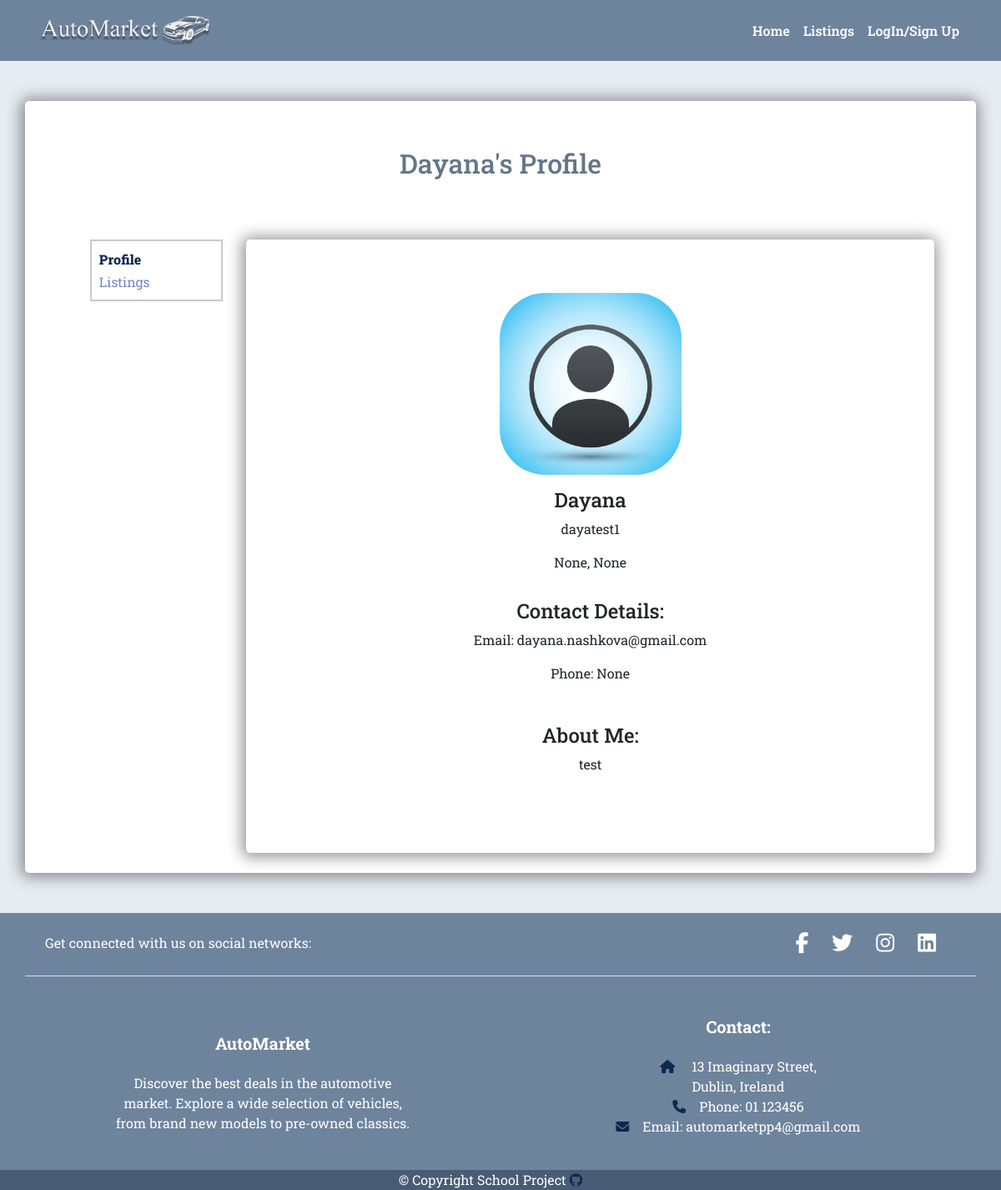
The app's page /users/user-account/82606cfa-b8c6-4535-a5a4-e9001ca09401/, older data.
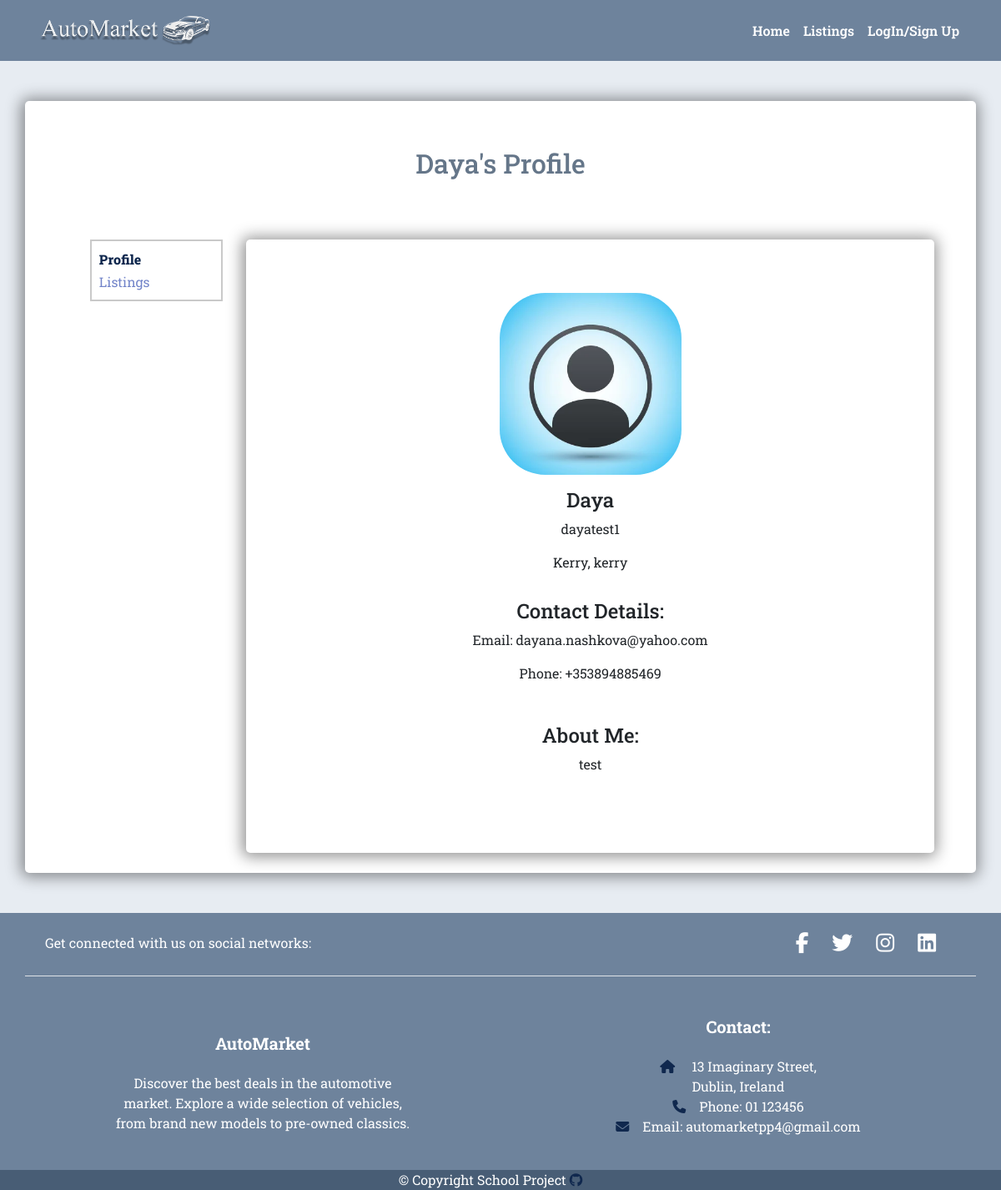
The same page, newer data.
### users/models.py (models this page shows, shortened)
class Profile(models.Model):
    user = models.OneToOneField(
        User, on_delete=models.CASCADE, blank=True, null=True)
    username = models.CharField(max_length=200, blank=False, null=True)
    name = models.CharField(max_length=200, blank=False, null=True)
    email = models.EmailField(max_length=300, blank=False, null=True)
    phone = models.CharField(max_length=100, blank=True, null=True)
    town = models.CharField(max_length=100, blank=True, null=True)
    county = models.CharField(max_length=100, choices=choices.COUNTIES)
    profile_image = models.ImageField(
        upload_to='users/', blank=True,
        null=True)
    about_me = models.TextField(blank=True, null=True)
    created = models.DateTimeField(auto_now_add=True)
    id = models.UUIDField(default=uuid.uuid4, unique=True,
                          editable=False, primary_key=True)

### users/views.py (the view)
# urls.py: path('user-account/<str:pk>/', views.user_account, name='user-account'),
def user_account(request, pk):
    profile = Profile.objects.get(id=pk)
    listings = profile.listing_set.all()
    context = {
        'profile': profile,
        'listings': listings
    }
    return render(request, 'users/user_account.html', context)

### users/templates/users/user_account.html (shortened to what this page needs)
{% extends 'base.html' %}
{% load humanize %}
{% load static %}
{% block content %}
<section class="profile">
    <div class="container">
        <div class="row">
            <div class="col-12 mx-auto text-center my-5 p-2 shadow-container">
                <h2 class="py-5">{{ profile.name }}'s Profile</h2>
                <div class="container">
                    <div class="row justify-content-center profile-row">
                        <div class="col-12 col-lg-2 m-3">
                            <div class="container sidebar text-start p-2 border-container">
                                <div class="row">
                                    <div class="col-12">
                                        <a href="{% url 'user-account' profile.id %}" class="btn btn-sidebar p-0 active">Profile</a>
                                    </div>
                                </div>
                                <div class="row">
                                    <div class="col-12">
                                        <a href="{% url 'user-account-listings' profile.id %}" class="btn btn-sidebar p-0">Listings</a>
                                    </div>
                                </div>
                            </div>
                        </div>
                        <div class="col-12 col-lg-9 my-3 py-5 shadow-container" id="profile-container">
                            <div class="row d-flex justify-content-center">
                                <div class="image-container p-3">
                                    <img class="profile-image" src="{{ profile.profile_image.url }}"
                                        alt="user profile image">
                                </div>
                            </div>
                            <div class="row">
                                <h4>{{ profile.name }}</h4>
                                <p>{{ profile.username }}</p>
                                <p>{{ profile.town }}, {{ profile.county }}</p>
                            </div>
                            <div class="row p-3  d-flex flex-column align-items-center">
                                <h4>Contact Details:</h4>
                                <div class="col-12 text-center m-auto">
                                    <p>Email: {{ profile.email }}</p>
                                    <p>Phone: {{ profile.phone }}</p>
                                </div>
                            </div>
                            <div class="row p-3">
                                <h4>About Me:</h4>
                                <div class="col px-2">
                                    <p>{{ profile.about_me }} </p>
                                </div>
                            </div>
                        </div>
                    </div>
                </div>
            </div>
        </div>
    </div>
</section>
{% endblock content %}

Row changes from the older to the newer data that the page shows:
changed Profile "dayatest1": name "Dayana" → "Daya"; town "None" → "Kerry"; county "None" → "kerry"; email "dayana.nashkova@gmail.com" → "dayana.nashkova@yahoo.com"; phone "None" → "+353894885469"
